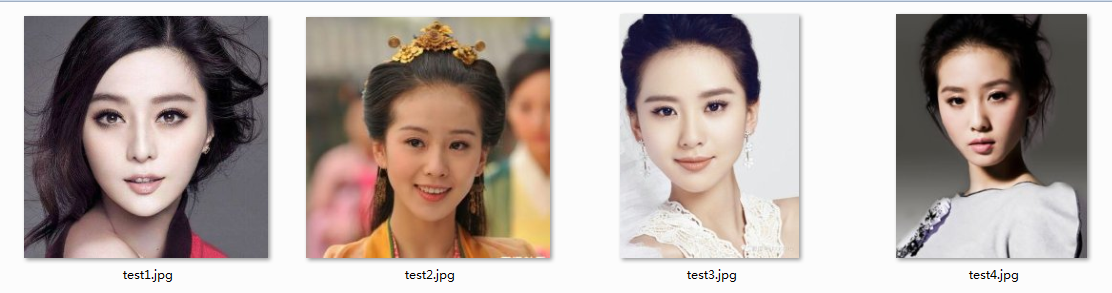
#> input picture AItest/smile-detection/test.jpg, 1112 x 293 px
$ python smile.py
#> lines starting #> are read from the running program, lines starting #| are printed output that depends on the picture; after the words box and inside, x2 and y2 are one past the last pixel; in counts of white or black regions, pixels touching at a corner belong together
#!/usr/bin/env python
# -*- coding: utf-8 -*-
# @Time : 2019/9/3 20:04
# @Author : chenxin
# @Site :
# @File : smile.py
# @Software: PyCharm

import cv2

# 人脸检测器
facePath = "lbpcascade_frontalface.xml"
faceCascade = cv2.CascadeClassifier(facePath)

# 笑脸检测器
smilePath = "haarcascade_smile.xml"
smileCascade = cv2.CascadeClassifier(smilePath)

img = cv2.imread("test.jpg")
#> img is the input picture: shape (293, 1112, 3); mean B, G, R 164.5, 169.2, 180.9
gray = cv2.cvtColor(img, cv2.COLOR_BGR2GRAY)
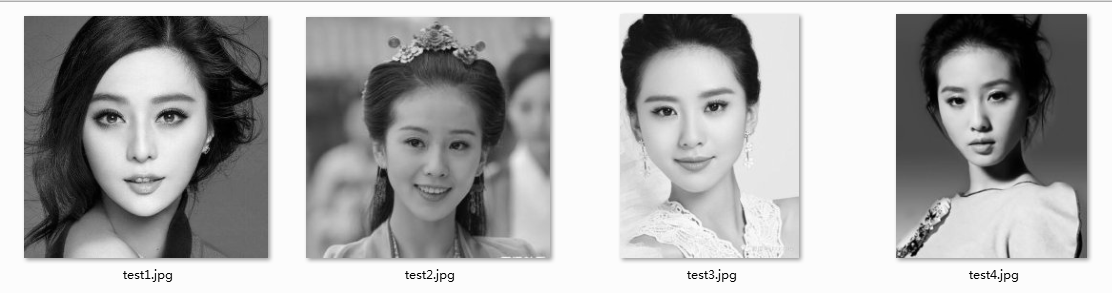
#> gray: shape (293, 1112); min 0, max 254, mean 172.1

# 首先检测人脸，返回的是框住人脸的矩形框
faces = faceCascade.detectMultiScale(
    gray,
    scaleFactor= 1.1,
    minNeighbors=8,
    minSize=(55, 55),
    flags=cv2.CASCADE_SCALE_IMAGE
)
#> faces = [[921, 54, 110, 110], [625, 57, 132, 132], [371, 94, 129, 129], [63, 57, 157, 157]]

# 画出每一个人脸，提取出人脸所在区域
for (x, y, w, h) in faces:
    cv2.rectangle(img, (x, y), (x+w, y+h), (0, 0, 255), 2)
    roi_gray = gray[y:y+h, x:x+w]
    roi_color = img[y:y+h, x:x+w]

    # 对人脸进行笑脸检测
    smile = smileCascade.detectMultiScale(
        roi_gray,
        scaleFactor= 1.16,
        minNeighbors=35,
        minSize=(25, 25),
        flags=cv2.CASCADE_SCALE_IMAGE
    )

    # 框出上扬的嘴角并对笑脸打上Smile标签
    for (x2, y2, w2, h2) in smile:
        cv2.rectangle(roi_color, (x2, y2), (x2+w2, y2+h2), (255, 0, 0), 2)
        cv2.putText(img,'Smile',(x,y-7), 3, 1.2, (0, 255, 0), 2, cv2.LINE_AA)
#> this loop made 4 passes
#> (x, y, w, h, smile) on passes 2 to 4: (625, 57, 132, 132, [[34, 86, 70, 35]]), (371, 94, 129, 129, [[28, 76, 70, 35]]), (63, 57, 157, 157, [[45, 108, 72, 36]])
#> pass 1, `roi_gray = gray[y:y+h, x:x+w]`:
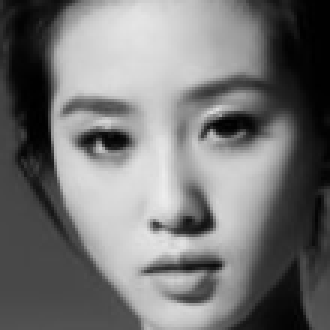
#> roi_gray: shape (110, 110) (shown 3 times larger); min 0, max 237, mean 116.9
#> pass 1, `roi_color = img[y:y+h, x:x+w]`:
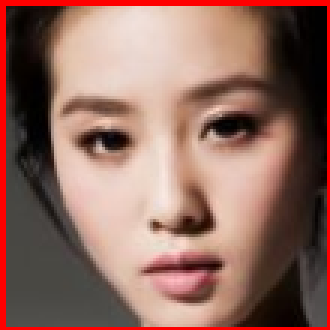
#> roi_color: shape (110, 110, 3) (shown 3 times larger); mean B, G, R 96.3, 106.9, 144.8
#> pass 2, `roi_color = img[y:y+h, x:x+w]`:
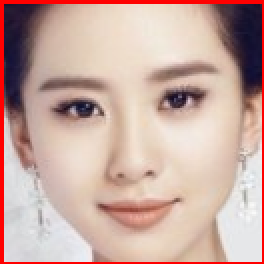
#> roi_color: shape (132, 132, 3) (shown 2 times larger); mean B, G, R 161.1, 169.8, 201.2
#> after the loop:
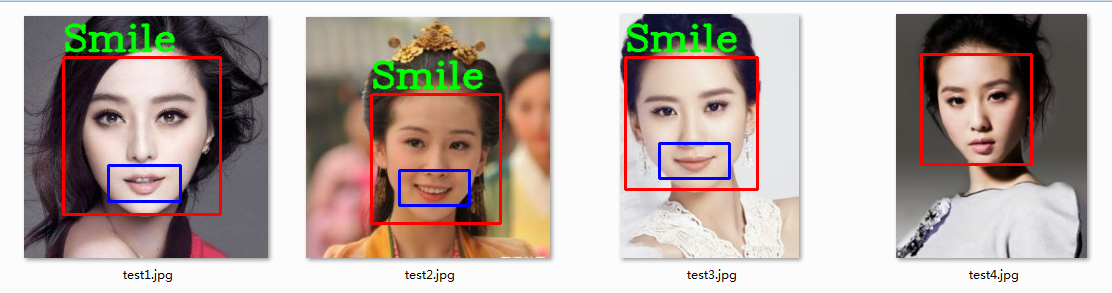
#> img: shape (293, 1112, 3); 4.16% of pixels changed, all inside (x1, y1, x2, y2) = (62, 23, 1033, 225)
#> after the loop:
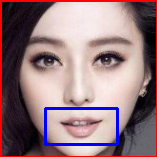
#> roi_color: shape (157, 157, 3); mean B, G, R 127.7, 121.7, 149
#> after the loop:
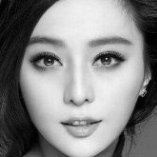
#> roi_gray: shape (157, 157); min 0, max 247, mean 134.4

cv2.imshow('Smile?', img)
#cv2.imwrite("smile.jpg",img)
c = cv2.waitKey(0)
#> (key Esc is pressed here)
